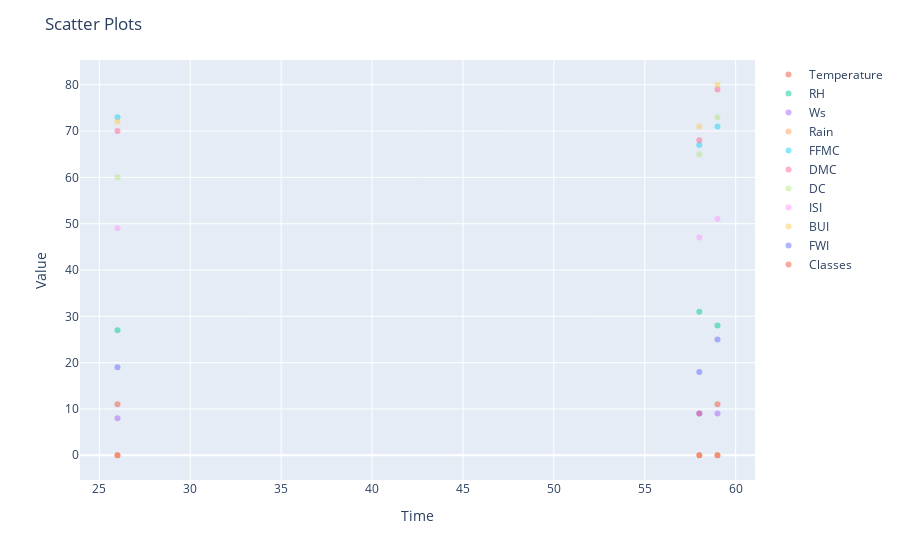

Here is the notebook cell this chart was saved with:
### Code cell
fig = px.scatter()
for column in ns_df.columns:
    fig.add_scatter(
        x=ns_df.index, y=ns_df[column], mode="markers", name=column, opacity=0.5
    )

fig.update_layout(xaxis_title="Time", yaxis_title="Value", title="Scatter Plots")

fig.show()

### Figure 1 — Plotly figure (JSON) as saved in the notebook; plotly's stock layout.template omitted (floating-point values rounded to 4 significant figures)
{"data": [{"hovertemplate": "<extra></extra>", "legendgroup": "", "marker": {"color": "#636efa", "symbol": "circle"}, "mode": "markers", "name": "", "orientation": "v", "showlegend": false, "type": "scatter", "xaxis": "x", "yaxis": "y"}, {"mode": "markers", "name": "Temperature", "opacity": 0.5, "type": "scatter", "x": [26, 58, 59], "y": [11, 9, 11]}, {"mode": "markers", "name": "RH", "opacity": 0.5, "type": "scatter", "x": [26, 58, 59], "y": [27, 31, 28]}, {"mode": "markers", "name": "Ws", "opacity": 0.5, "type": "scatter", "x": [26, 58, 59], "y": [8, 9, 9]}, {"mode": "markers", "name": "Rain", "opacity": 0.5, "type": "scatter", "x": [26, 58, 59], "y": [0, 0, 0]}, {"mode": "markers", "name": "FFMC", "opacity": 0.5, "type": "scatter", "x": [26, 58, 59], "y": [73, 67, 71]}, {"mode": "markers", "name": "DMC", "opacity": 0.5, "type": "scatter", "x": [26, 58, 59], "y": [70, 68, 79]}, {"mode": "markers", "name": "DC", "opacity": 0.5, "type": "scatter", "x": [26, 58, 59], "y": [60, 65, 73]}, {"mode": "markers", "name": "ISI", "opacity": 0.5, "type": "scatter", "x": [26, 58, 59], "y": [49, 47, 51]}, {"mode": "markers", "name": "BUI", "opacity": 0.5, "type": "scatter", "x": [26, 58, 59], "y": [72, 71, 80]}, {"mode": "markers", "name": "FWI", "opacity": 0.5, "type": "scatter", "x": [26, 58, 59], "y": [19, 18, 25]}, {"mode": "markers", "name": "Classes", "opacity": 0.5, "type": "scatter", "x": [26, 58, 59], "y": [0, 0, 0]}], "layout": {"legend": {"tracegroupgap": 0}, "margin": {"t": 60}, "title": {"text": "Scatter Plots"}, "xaxis": {"anchor": "y", "domain": [0, 1], "title": {"text": "Time"}}, "yaxis": {"anchor": "x", "domain": [0, 1], "title": {"text": "Value"}}}}
